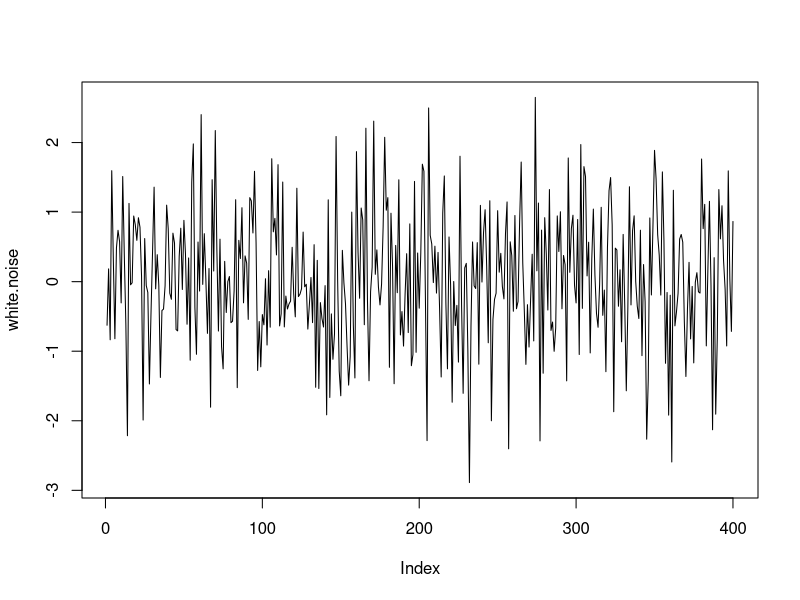
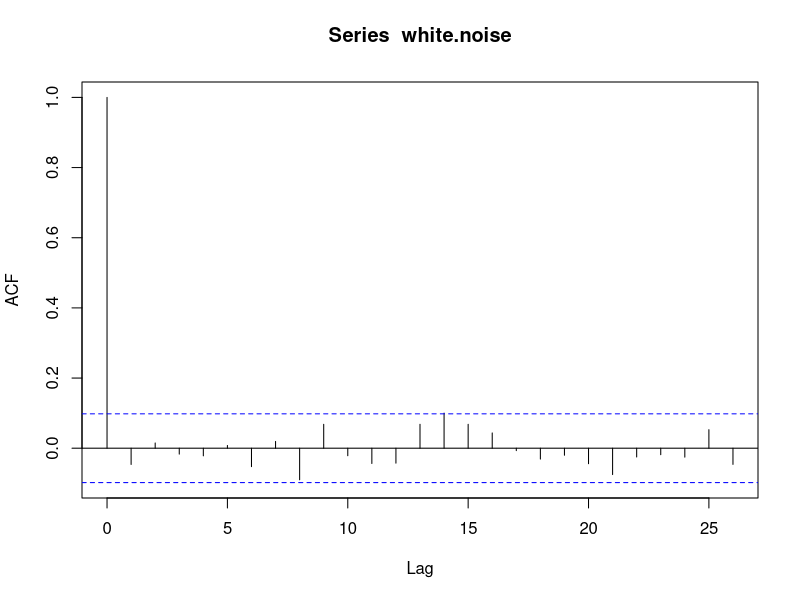
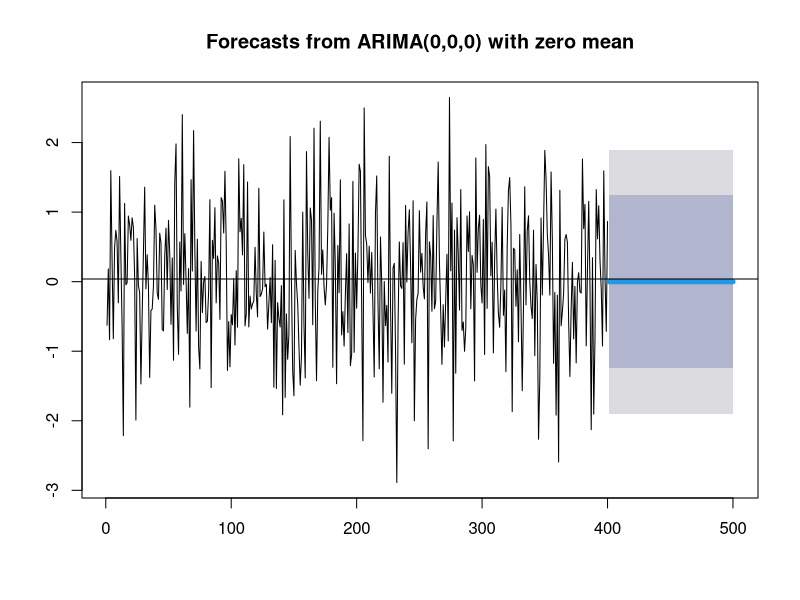

These charts were generated, in order, by the following R code:
# ホワイトノイズ
# 自己相関の無い完全な雑音のようなデータ
#
set.seed(1)
white.noise <- rnorm(n = 400) # 正規分布
plot(white.noise, type = "l")
acf(white.noise)　# 自己相関が無いかどうか確認

library(forecast)
model.noise <- auto.arima(
  # データの指定
  white.noise,
  # 情報量基準の指定
  ic = "aic",
  # 計算の途中経過を表示させる
  trace = T,
  # 最適な次数を探す際に次数を総当たりで調べる
  stepwise = F,
  # 実際にモデルを計算するときに、近似法を使わない
  approximation = F,
  # parallel = T
)
plot(forecast(model.noise, h=100), flwd=5)
abline(h=mean(white.noise))
